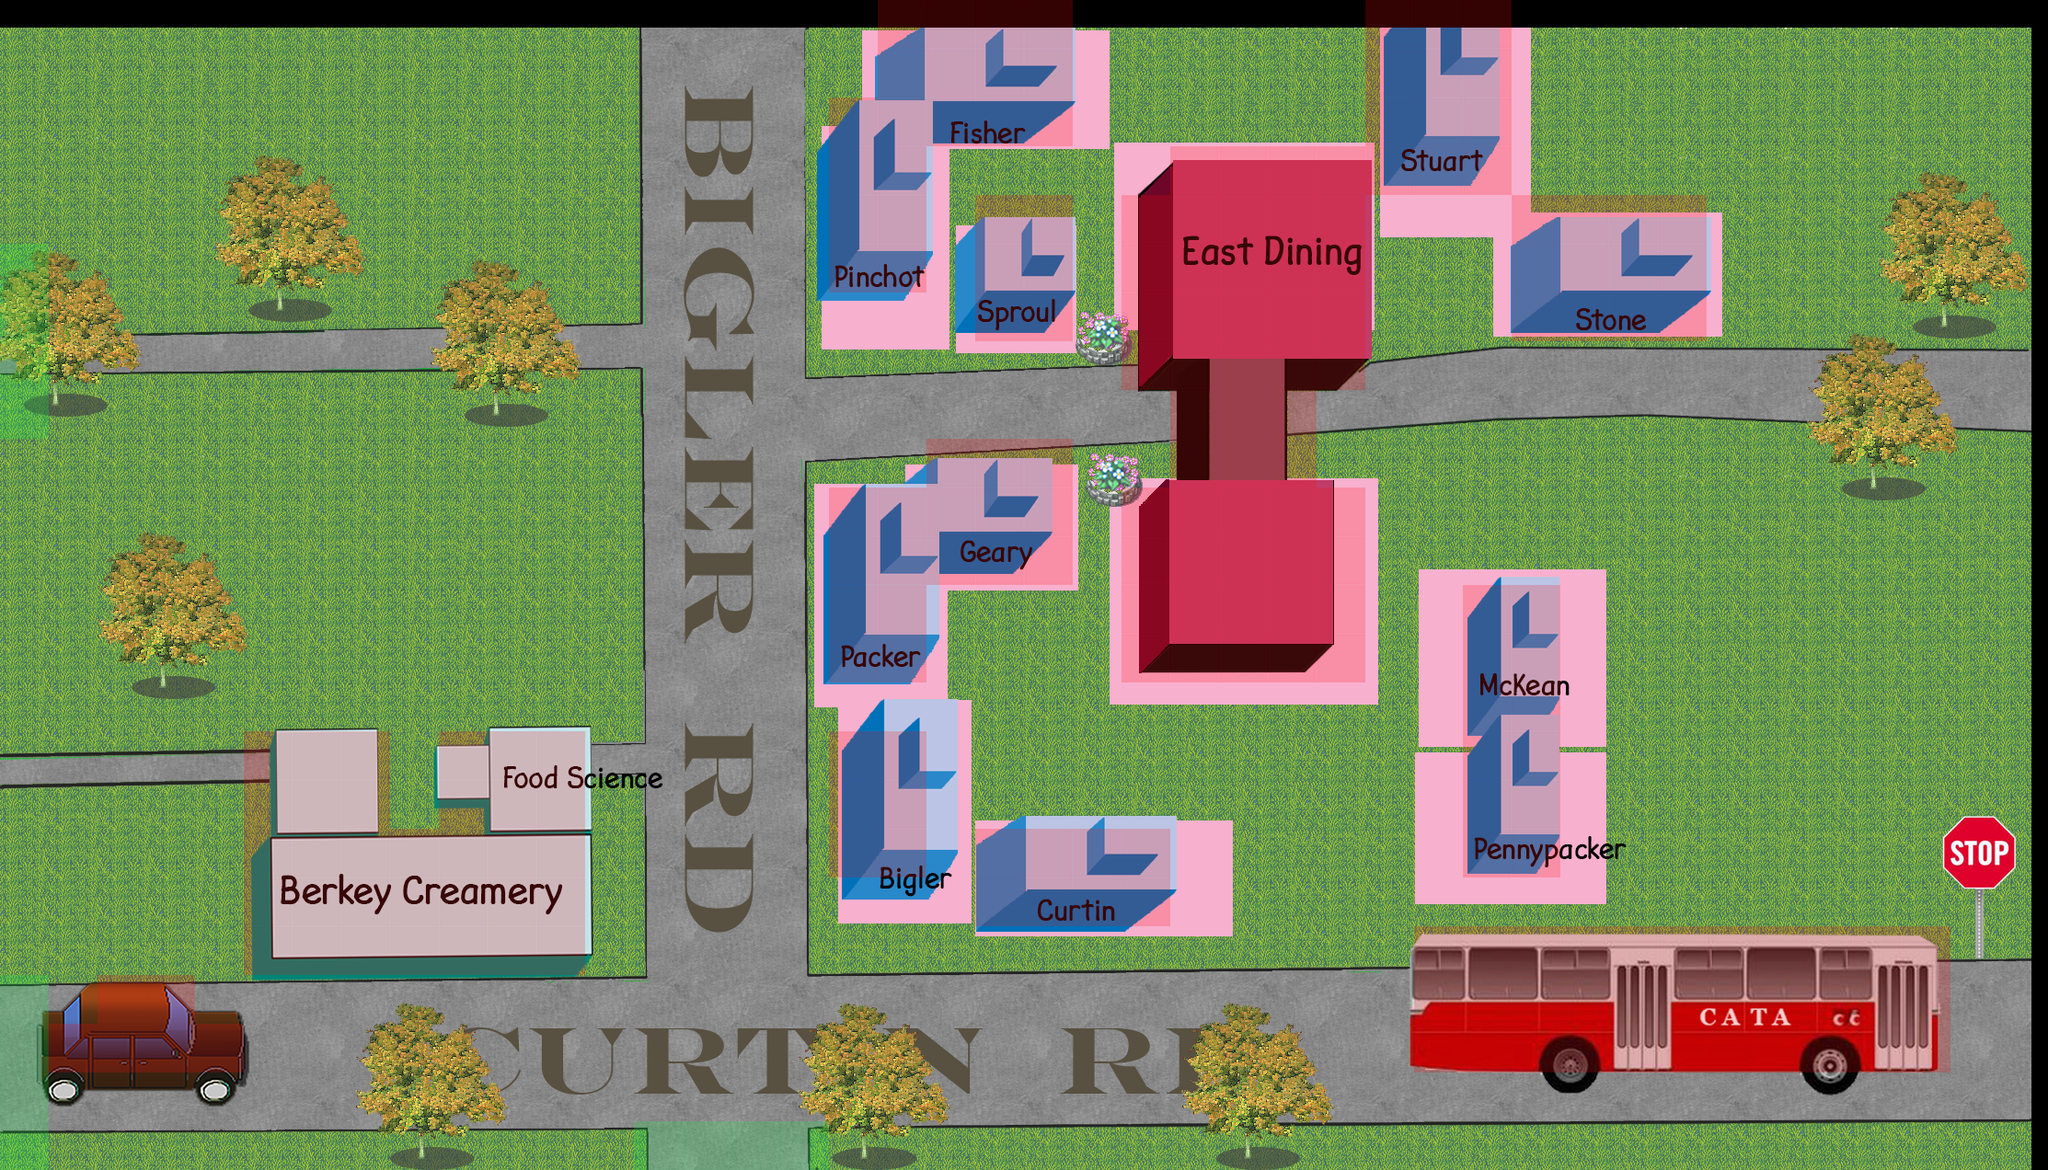

A level layout from a 2D game, rendered from its tile map. Below: a short description, then the map file with tile-grid data replaced by summaries:
An orthogonal 42x24 tile map with 53x53 px tiles, 2 tile layers (Tile Layer 1, building), 2 tilesets.

<map version="1.0" orientation="orthogonal" renderorder="right-down" width="42" height="24" tilewidth="53" tileheight="53" nextobjectid="1">
 <tileset firstgid="1" name="East" tilewidth="53" tileheight="53">
  <image source="East.png" width="2226" height="1272" />
 </tileset>
 <tileset firstgid="1009" name="meta_tiles" tilewidth="53" tileheight="53">
  <image source="meta_tiles.png" width="106" height="53" />
  <tile id="0">
   <properties>
    <property name="collision" value="false" />
   </properties>
  </tile>
  <tile id="1">
   <properties>
    <property name="collision" value="true" />
   </properties>
  </tile>
 </tileset>
 <layer name="Tile Layer 1" width="42" height="24">
  <data>[1008 cells, 1008 non-empty, 1008 distinct tile ids]</data>
 </layer>
 <layer name="building" width="42" height="24">
  <data>[1008 cells, 226 non-empty, 2 distinct tile ids]</data>
 </layer>
</map>
